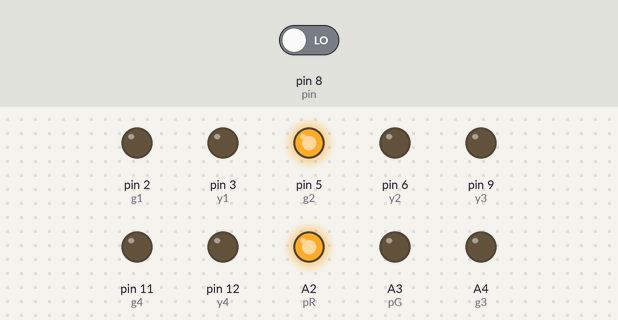
A sketch run on a simulated Arduino Uno, built with avr-gcc and run on an emulated ATmega328P. Shown: output pins drawn as LEDs (lit = HIGH). Inputs (shaded band) come from the test bench; at power-on: pin 8 (pin) LOW. Pins used as bus, display or sensor lines are not drawn.

Above: at 7.9 s.
8.0 s: pin 8 (pin) driven HIGH
At 13.8 s:
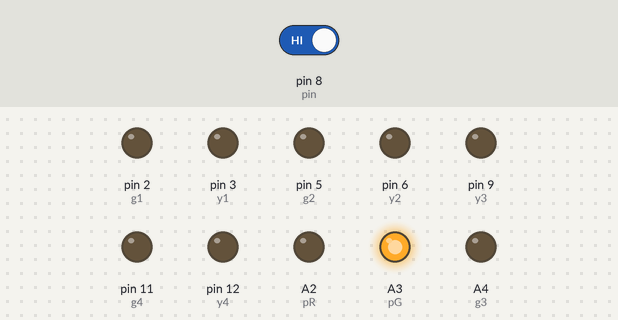
At 15.57 s:
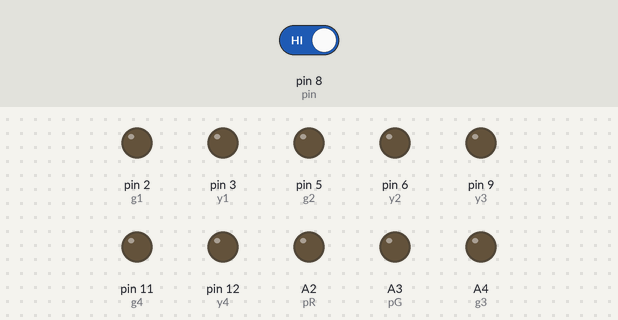
16.6 s: pin 8 (pin) driven LOW
At 18.7 s:
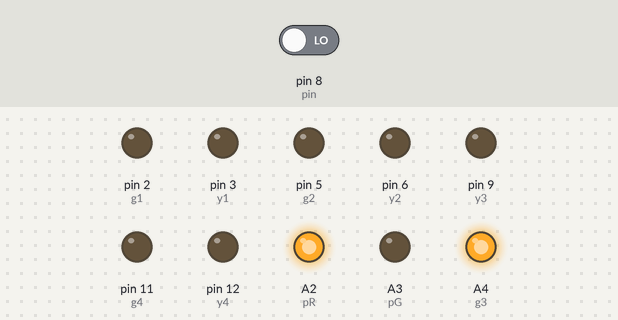
Timing chart, 0 to 73.9 s (numbered marks = the images above; inputs shaded):
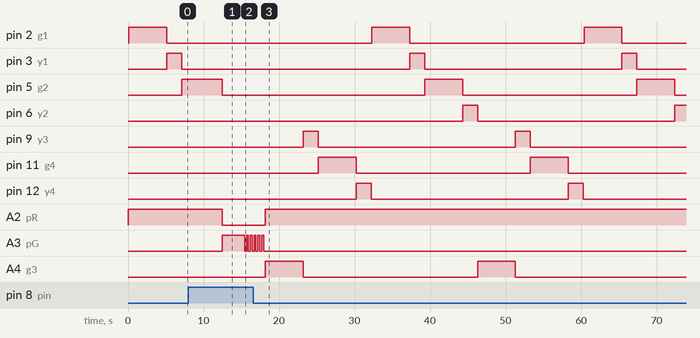

The sketch:

traffic_control_arduino.ino
```cpp
const int g1 = 2;
const int y1 = 3;
const int r1 = 4;
const int g2 = 5;
const int y2 = 6;
const int r2 = 7;
const int g3 = A4;
const int y3 = 9;
const int r3 = 10;
const int g4 = 11;
const int y4 = 12;
const int r4 = 13;
const int pR = A2;
const int pG = A3;
const int pin = 8;


void setup()

{
pinMode (r1, OUTPUT);
pinMode (y1, OUTPUT);
pinMode (g1, OUTPUT);
pinMode (r2, OUTPUT);
pinMode (y2, OUTPUT);
pinMode (g2, OUTPUT);
pinMode (r3, OUTPUT);
pinMode (y3, OUTPUT);
pinMode (g3, OUTPUT);
pinMode (r4, OUTPUT);
pinMode (y4, OUTPUT);
pinMode (g4, OUTPUT);
pinMode (pR, OUTPUT);
pinMode (pG, OUTPUT);
pinMode (pin, INPUT);
digitalWrite (r1, HIGH);
digitalWrite (r2, HIGH);
digitalWrite (r3, HIGH);
digitalWrite (r4, HIGH);
digitalWrite (pR, HIGH);
}

void loop() {

int crossIn = digitalRead (pin);
if (crossIn == HIGH){
  WalkTime();}
else
{
delay(100);
digitalWrite (r1, LOW);
digitalWrite(g1,HIGH);
digitalWrite(r2,HIGH);
digitalWrite(r3,HIGH);
digitalWrite(r4,HIGH);
delay(5000);
}
int crossIn2 = digitalRead (pin);
if (crossIn2 == HIGH){
  WalkTime();}
else
{
digitalWrite(g1,LOW);

digitalWrite(y1,HIGH);
digitalWrite(r2,HIGH);
digitalWrite(r3,HIGH);
digitalWrite(r4,HIGH);
delay(2000);
}
int crossIn3 = digitalRead (pin);
if (crossIn3 == HIGH){
  WalkTime();}
else
{
digitalWrite(y1,LOW);
digitalWrite(r2,LOW);

digitalWrite(r1,HIGH);
digitalWrite(g2,HIGH);
digitalWrite(r3,HIGH);
digitalWrite(r4,HIGH);
delay(5000);
}
int crossIn4 = digitalRead (pin);
if (crossIn4 == HIGH){
  WalkTime();}
else
{
digitalWrite(g2,LOW);

digitalWrite(y2,HIGH);
digitalWrite(r1,HIGH);
digitalWrite(r3,HIGH);
digitalWrite(r4,HIGH);
delay(2000);
}
int crossIn5 = digitalRead (pin);
if (crossIn5 == HIGH){
  WalkTime();}
else
{
digitalWrite(y2,LOW);
digitalWrite(r3,LOW);

digitalWrite(g3,HIGH);
digitalWrite(r1,HIGH);
digitalWrite(r2,HIGH);
digitalWrite(r4,HIGH);
delay(5000);
}
int crossIn6 = digitalRead (pin);
if (crossIn6 == HIGH){
  WalkTime();}
else
{
digitalWrite(g3,LOW);

digitalWrite(y3,HIGH);
digitalWrite(r1,HIGH);
digitalWrite(r2,HIGH);
digitalWrite(r4,HIGH);
delay(2000);
}
int crossIn7 = digitalRead (pin);
if (crossIn7 == HIGH){
  WalkTime();}
else
{
digitalWrite(y3,LOW);
digitalWrite(r3,LOW);
digitalWrite(r4,LOW);

digitalWrite(g4,HIGH);
digitalWrite(r1,HIGH);
digitalWrite(r2,HIGH);
digitalWrite(r3,HIGH);
delay(5000);
}
int crossIn8 = digitalRead (pin);
if (crossIn8 == HIGH){
  WalkTime();}
else
{
digitalWrite(g4,LOW);
digitalWrite(r4,LOW);


digitalWrite(y4,HIGH);
digitalWrite(r1,HIGH);
digitalWrite(r2,HIGH);
digitalWrite(r3,HIGH);
delay(2000);
}
digitalWrite(y4,LOW);
digitalWrite(r4,LOW);
digitalWrite(r1,LOW);

}

void WalkTime() {
  delay(350);
digitalWrite (g1, LOW);digitalWrite (g2, LOW);digitalWrite (g3, LOW);digitalWrite (g4, LOW);
digitalWrite (y1, LOW);digitalWrite (y2, LOW);digitalWrite (y3, LOW);digitalWrite (y4, LOW);
digitalWrite (r1, HIGH);digitalWrite (r2, HIGH);digitalWrite (r3, HIGH);digitalWrite (r4, HIGH);


  digitalWrite (pG, HIGH);
  digitalWrite (pR, LOW);
  delay (3000);
  digitalWrite (pG, LOW);

  delay(250);
  for (int x = 0; x < 5; x++) {
    digitalWrite(pG, HIGH);
    delay(250);
    digitalWrite(pG, LOW);
    delay(250);
  }
  digitalWrite(pR, HIGH);
}
```

Measured:
- after the input at 8.0 s, pin 5 (g2): HIGH → LOW after 4.5 s instead of 4.1 s; pin 6 (y2): stays LOW (without the input it goes to HIGH after 4.1 s); A2 (pR): HIGH → LOW after 4.5 s; A3 (pG): LOW → HIGH after 4.5 s, then repeats every 0.50 s: LOW 0.25 s, HIGH 0.25 s; A4 (g3): stays LOW (without the input it goes to HIGH after 6.1 s)
- after the input at 16.6 s, pin 2 (g1): alternates HIGH for 5.0 s and LOW for 23.1 s, starting after 15.7 s; pin 3 (y1): alternates HIGH for 2.0 s and LOW for 26.1 s, starting after 20.7 s
